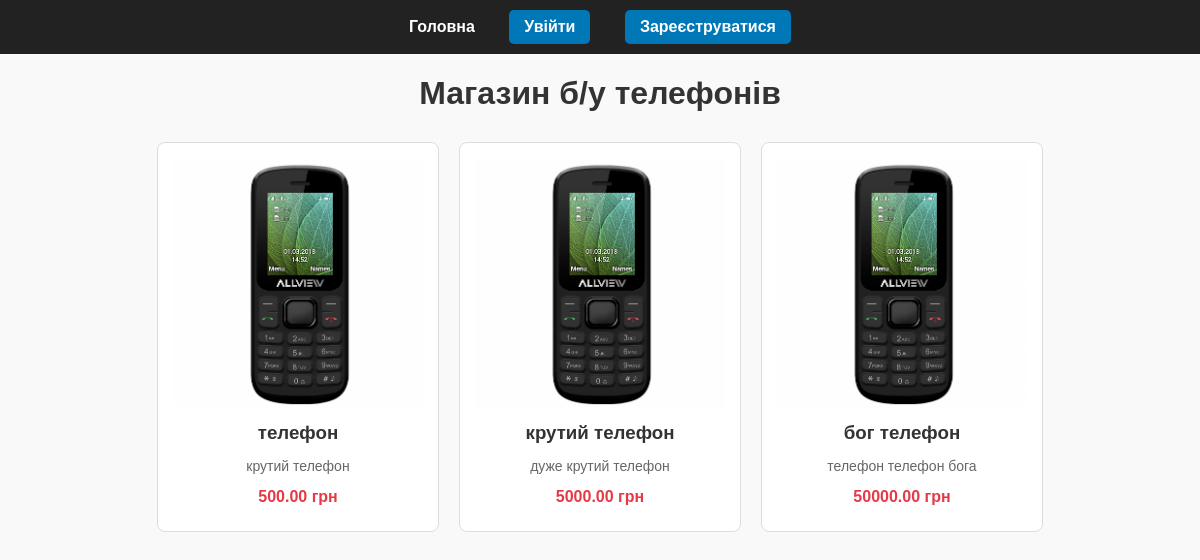
The app's page /store/home/, older data.
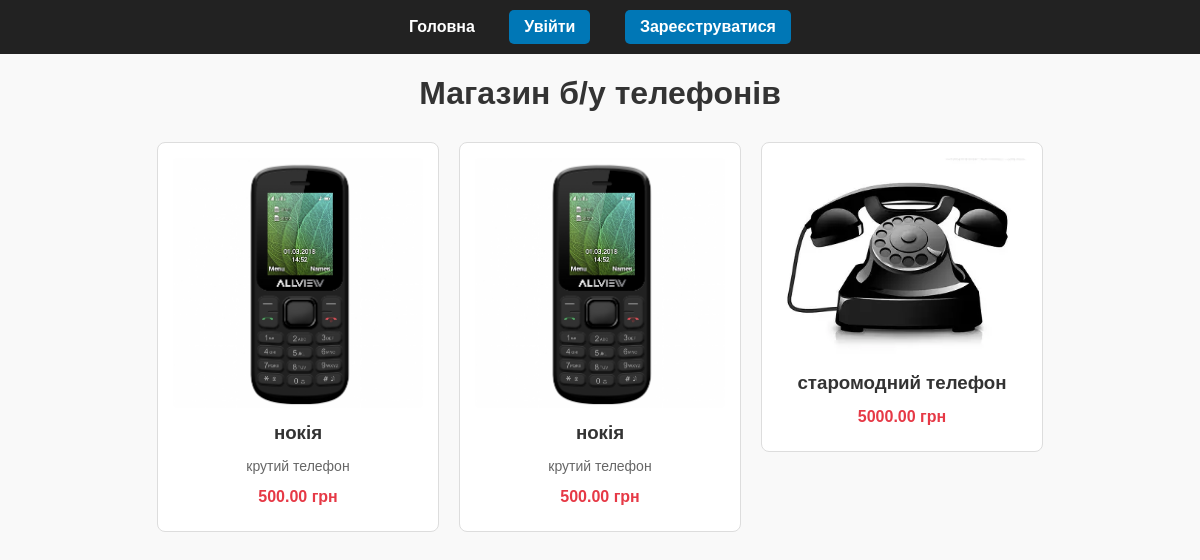
The same page, newer data.
### app_online_store/models.py (models this page shows, shortened)
class Product(models.Model):
    name = models.CharField(max_length=20)
    slug = models.SlugField(unique=True,blank=True)
    price =  models.DecimalField(max_digits=10,decimal_places=2)
    photograph = models.ImageField(upload_to="photograph/",blank=True,null=True,default="photograph/telephon.jpg")
    description = models.TextField(blank=True, null=True)
    creation_date = models.DateTimeField(auto_now_add=True)
    user = models.ForeignKey(User, on_delete=models.CASCADE)

### app_online_store/views.py (the view)
# urls.py: path('home/', views.home,name = 'home'),
def home(request):
    products = models.Product.objects.all()
    return render(request,"store/home.html",{"products": products})

### app_online_store/templates/store/home.html (shortened to what this page needs)
<!DOCTYPE html>
<html lang="uk">
<head>
</head>
<body>
    <nav>
        <a href="{% url 'store:home' %}">Головна</a>
        {% if user.is_authenticated %}
            <a href="{% url 'store:profile'  user.username %}" class="btn">Профіль</a>
        {% else %}
            <a href="{% url 'store:login_user' %}" class="btn">Увійти</a>
            <a href="{% url 'store:register_user' %}" class="btn">Зареєструватися</a>
        {% endif %}
    </nav>
    <div class="container">
        <h1>Магазин б/у телефонів</h1>
        <div class="products">
            {% for product in products %}
            <a href="{% url 'store:product_detail' product.slug %}" class="product-link">
                <div class="product">
                    <img src="{{ product.photograph.url }}" alt="{{ product.name }}">
                    <h3>{{ product.name }}</h3>
                    <p>{{ product.description|truncatewords:15 }}</p>
                    <div class="price">{{ product.price }} грн</div>
                </div>
            </a>
            {% endfor %}
        </div>
    </div>
</body>
</html>

Row changes from the older to the newer data that the page shows:
removed Product: photograph (picture), name "телефон", description "крутий телефон", price "500.00"
removed Product: photograph (picture), name "крутий телефон", description "дуже крутий телефон", price "5000.00"
removed Product: photograph (picture), name "бог телефон", description "телефон телефон бога", price "50000.00"
added Product: photograph (picture), name "нокія", description "крутий телефон", price "500.00"
added Product: photograph (picture), name "нокія", description "крутий телефон", price "500.00"
added Product: photograph (picture), name "старомодний телефон", price "5000.00"
